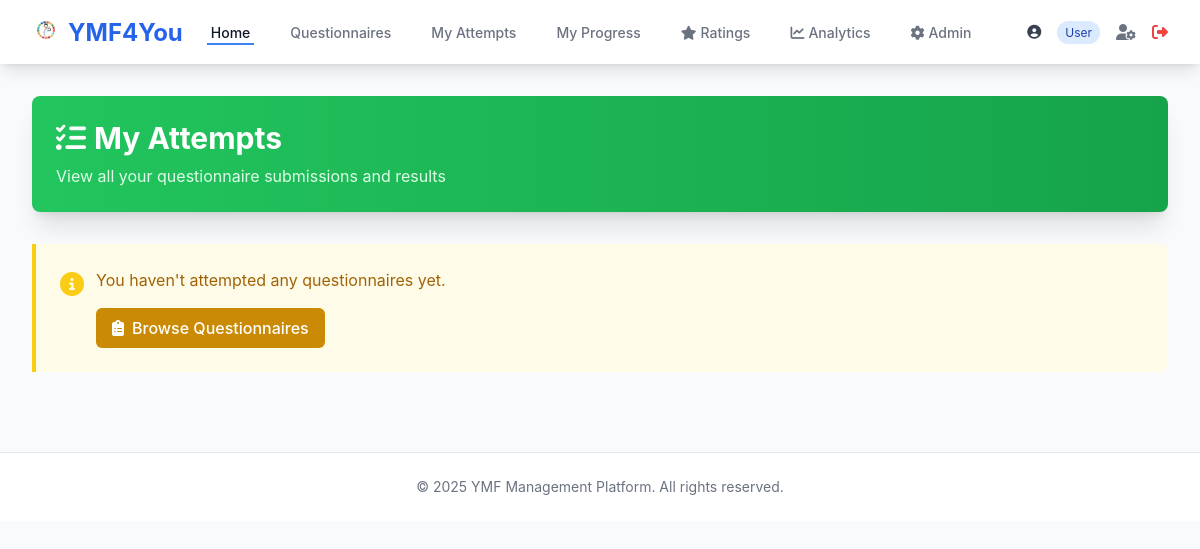
The app's page /questionnaires/my-attempts/ (signed in), older data.
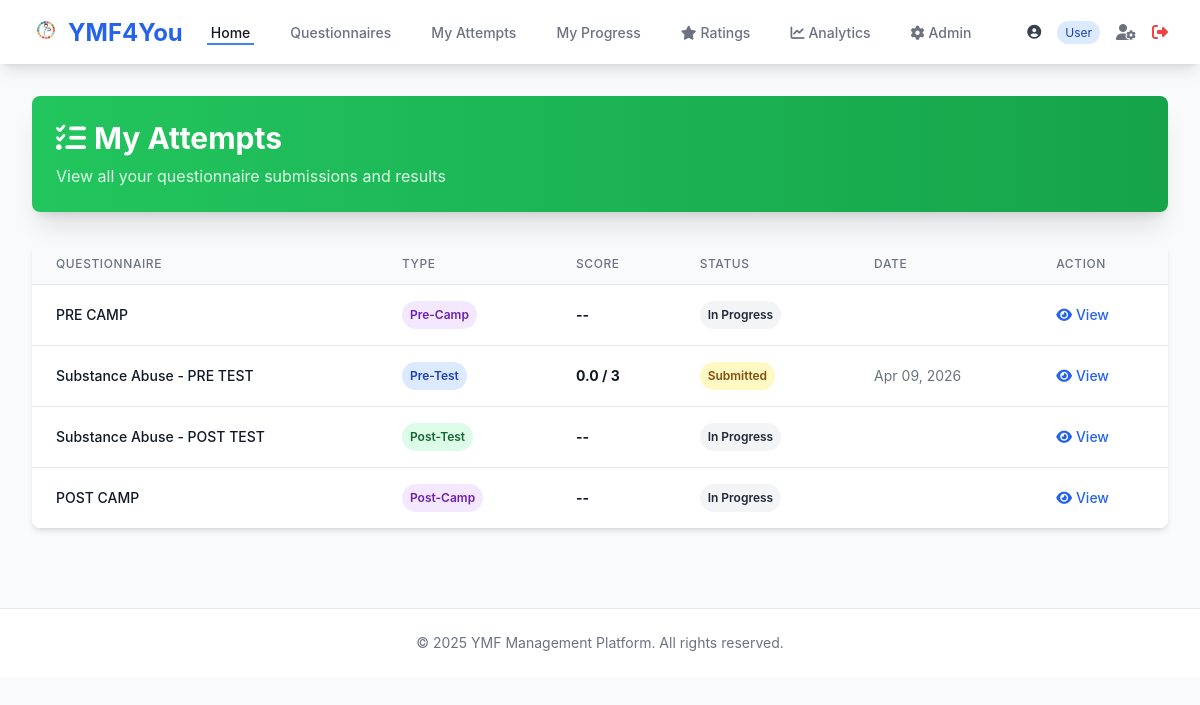
The same page, newer data.
### accounts/models.py (models this page shows, shortened)
class User(AbstractUser):
    ROLE_CHOICES = [
        ('USER', 'User'),
        ('VOLUNTEER', 'Volunteer'),
        ('ADMIN', 'Admin'),
    ]
    role = models.CharField(max_length=10, choices=ROLE_CHOICES, default='USER')
    first_name = models.CharField(max_length=150)
    last_name = models.CharField(max_length=150)
    email = models.EmailField(unique=True)
    phone = models.CharField(max_length=15, blank=True, null=True)
    profile_pic = models.ImageField(upload_to='profile_pics/', blank=True, null=True)
    created_at = models.DateTimeField(auto_now_add=True)
    updated_at = models.DateTimeField(auto_now=True)
    class Meta:
        ordering = ['-created_at']
    def is_admin_role(self):
        return self.role == 'ADMIN' or self.is_superuser
    def is_volunteer_role(self):
        return self.role == 'VOLUNTEER' or self.is_admin_role()

### questionnaires/models.py (models this page shows, shortened)
class UserQuestionnaireAttempt(models.Model):
    STATUS_CHOICES = [
        ('IN_PROGRESS', 'In Progress'),
        ('SUBMITTED', 'Submitted'),
        ('RATED', 'Rated'),
    ]
    user = models.ForeignKey(settings.AUTH_USER_MODEL, on_delete=models.CASCADE, related_name='questionnaire_attempts')
    questionnaire = models.ForeignKey(Questionnaire, on_delete=models.CASCADE, related_name='attempts')
    status = models.CharField(max_length=20, choices=STATUS_CHOICES, default='IN_PROGRESS')
    started_at = models.DateTimeField(auto_now_add=True)
    submitted_at = models.DateTimeField(null=True, blank=True)
    time_taken_minutes = models.IntegerField(null=True, blank=True)
    score = models.FloatField(null=True, blank=True)
    total_marks = models.IntegerField(default=0)
    class Meta:
        ordering = ['-started_at']

class Questionnaire(models.Model):
    TEST_TYPE_CHOICES = [
        ('PRE', 'Pre-Test'),
        ('POST', 'Post-Test'),
        ('PRE_CAMP', 'Pre-Camp'),
        ('POST_CAMP', 'Post-Camp'),
        ('INTERCAMP', 'Intercamp'),
    ]
    title = models.CharField(max_length=300)
    description = models.TextField(blank=True)
    test_type = models.CharField(max_length=20, choices=TEST_TYPE_CHOICES)
    session = models.ForeignKey(Session, on_delete=models.CASCADE, null=True, blank=True, related_name='questionnaires')
    intercamp_activity = models.ForeignKey(IntercampActivity, on_delete=models.CASCADE, null=True, blank=True, related_name='questionnaires')
    batch = models.ForeignKey(Batch, on_delete=models.CASCADE, null=True, blank=True, related_name='questionnaires')
    time_limit_minutes = models.IntegerField(null=True, blank=True, help_text='Leave blank for no time limit')
    is_active = models.BooleanField(default=False)
    is_published = models.BooleanField(default=False)
    allow_multiple_attempts = models.BooleanField(default=False)
    open_date = models.DateTimeField(null=True, blank=True)
    close_date = models.DateTimeField(null=True, blank=True)
    created_by = models.ForeignKey(settings.AUTH_USER_MODEL, on_delete=models.SET_NULL, null=True)
    created_at = models.DateTimeField(auto_now_add=True)
    updated_at = models.DateTimeField(auto_now=True)
    class Meta:
        ordering = ['-created_at']

### questionnaires/views.py (the view)
# urls.py: path('my-attempts/', views.my_attempts, name='my_attempts'),
@login_required
def my_attempts(request):
    attempts = UserQuestionnaireAttempt.objects.filter(
        user=request.user
    ).select_related('questionnaire').order_by('-started_at')
    context = {'attempts': attempts}
    return render(request, 'questionnaires/my_attempts.html', context)

### questionnaires/templates/questionnaires/my_attempts.html (shortened to what this page needs)
{% extends 'base.html' %}
{% block content %}
<div class="max-w-6xl mx-auto">
    <div class="bg-gradient-to-r from-green-500 to-green-600 rounded-lg shadow-xl p-6 mb-8 text-white">
        <h1 class="text-3xl font-bold mb-2">
            <i class="fas fa-tasks mr-2"></i>My Attempts
        </h1>
        <p class="text-green-100">View all your questionnaire submissions and results</p>
    </div>
    {% if attempts %}
    <div class="bg-white rounded-lg shadow-md overflow-hidden">
        <table class="min-w-full divide-y divide-gray-200">
            <thead class="bg-gray-50">
                <tr>
                    <th class="px-6 py-3 text-left text-xs font-medium text-gray-500 uppercase tracking-wider">Questionnaire</th>
                    <th class="px-6 py-3 text-left text-xs font-medium text-gray-500 uppercase tracking-wider">Type</th>
                    <th class="px-6 py-3 text-left text-xs font-medium text-gray-500 uppercase tracking-wider">Score</th>
                    <th class="px-6 py-3 text-left text-xs font-medium text-gray-500 uppercase tracking-wider">Status</th>
                    <th class="px-6 py-3 text-left text-xs font-medium text-gray-500 uppercase tracking-wider">Date</th>
                    <th class="px-6 py-3 text-left text-xs font-medium text-gray-500 uppercase tracking-wider">Action</th>
                </tr>
            </thead>
            <tbody class="bg-white divide-y divide-gray-200">
                {% for attempt in attempts %}
                <tr class="hover:bg-gray-50">
                    <td class="px-6 py-4 whitespace-nowrap">
                        <div class="text-sm font-medium text-gray-900">{{ attempt.questionnaire.title }}</div>
                    </td>
                    <td class="px-6 py-4 whitespace-nowrap">
                        <span class="px-2 py-1 inline-flex text-xs leading-5 font-semibold rounded-full
                            {% if attempt.questionnaire.test_type == 'PRE' %}bg-blue-100 text-blue-800
                            {% elif attempt.questionnaire.test_type == 'POST' %}bg-green-100 text-green-800
                            {% else %}bg-purple-100 text-purple-800{% endif %}">
                            {{ attempt.questionnaire.get_test_type_display }}
                        </span>
                    </td>
                    <td class="px-6 py-4 whitespace-nowrap">
                        <div class="text-sm font-bold text-gray-900">
                            {% if attempt.score != None %}
                            {{ attempt.score }} / {{ attempt.total_marks }}
                            {% else %}
                            --
                            {% endif %}
                        </div>
                    </td>
                    <td class="px-6 py-4 whitespace-nowrap">
                        <span class="px-2 py-1 inline-flex text-xs leading-5 font-semibold rounded-full
                            {% if attempt.status == 'SUBMITTED' %}bg-yellow-100 text-yellow-800
                            {% elif attempt.status == 'RATED' %}bg-green-100 text-green-800
                            {% else %}bg-gray-100 text-gray-800{% endif %}">
                            {{ attempt.get_status_display }}
                        </span>
                    </td>
                    <td class="px-6 py-4 whitespace-nowrap text-sm text-gray-500">
                        {{ attempt.submitted_at|date:"M d, Y" }}
                    </td>
                    <td class="px-6 py-4 whitespace-nowrap text-sm font-medium">
                        <a href="{% url 'questionnaires:view_results' attempt.id %}" class="text-blue-600 hover:text-blue-900">
                            <i class="fas fa-eye mr-1"></i>View
                        </a>
                    </td>
                </tr>
                {% endfor %}
            </tbody>
        </table>
    </div>
    {% else %}
    <div class="bg-yellow-50 border-l-4 border-yellow-400 p-6 rounded-r-lg">
        <div class="flex">
            <div class="flex-shrink-0">
                <i class="fas fa-info-circle text-yellow-400 text-2xl"></i>
            </div>
            <div class="ml-3">
                <p class="text-yellow-700">You haven't attempted any questionnaires yet.</p>
                <div class="mt-4">
                    <a href="{% url 'questionnaires:questionnaire_list' %}" class="inline-flex items-center px-4 py-2 bg-yellow-600 hover:bg-yellow-700 text-white font-medium rounded-md">
                        <i class="fas fa-clipboard-list mr-2"></i>Browse Questionnaires
                    </a>
                </div>
            </div>
        </div>
    </div>
    {% endif %}
</div>
{% endblock %}

### templates/base.html (shortened to what this page needs)
{% load static %}
<!DOCTYPE html>
<html lang="en">
<head>
    <script src="https://cdn.tailwindcss.com"></script>
    <link rel="stylesheet" href="https://cdnjs.cloudflare.com/ajax/libs/font-awesome/6.4.0/css/all.min.css">
</head>
<body class="bg-gray-50 min-h-screen">
    {% if user.is_authenticated %}
    <nav class="bg-white shadow-lg">
        <div class="max-w-7xl mx-auto px-4 sm:px-6 lg:px-8">
            <div class="flex justify-between h-16">
                <div class="flex items-center">
                    <div class="flex-shrink-0">
                        <a href="{% url 'core:homepage' %}" class="text-2xl font-bold text-blue-600">
                            <img src="{% static 'images/logo.png' %}" alt="YMF" class="inline-block w-7 h-7 mr-2" style="vertical-align:-3px; object-fit:contain;">YMF4You
                        </a>
                    </div>
                    <div class="hidden md:ml-6 md:flex md:space-x-8">
                        <a href="{% url 'core:homepage' %}" class="border-blue-500 text-gray-900 inline-flex items-center px-1 pt-1 border-b-2 text-sm font-medium">
                            Home
                        </a>
                        <a href="{% url 'questionnaires:questionnaire_list' %}" class="border-transparent text-gray-500 hover:border-gray-300 hover:text-gray-700 inline-flex items-center px-1 pt-1 border-b-2 text-sm font-medium">
                            Questionnaires
                        </a>
                        <a href="{% url 'questionnaires:my_attempts' %}" class="border-transparent text-gray-500 hover:border-gray-300 hover:text-gray-700 inline-flex items-center px-1 pt-1 border-b-2 text-sm font-medium">
                            My Attempts
                        </a>
                        <a href="{% url 'core:my_progress' %}" class="border-transparent text-gray-500 hover:border-gray-300 hover:text-gray-700 inline-flex items-center px-1 pt-1 border-b-2 text-sm font-medium">
                            My Progress
                        </a>
                        {% if user.is_volunteer_role %}
                        <a href="{% url 'ratings:pending_ratings' %}" class="border-transparent text-gray-500 hover:border-gray-300 hover:text-gray-700 inline-flex items-center px-1 pt-1 border-b-2 text-sm font-medium">
                            <i class="fas fa-star mr-1"></i> Ratings
                        </a>
                        {% endif %}
                        {% if user.is_admin_role %}
                        <a href="{% url 'analytics:dashboard' %}" class="border-transparent text-gray-500 hover:border-gray-300 hover:text-gray-700 inline-flex items-center px-1 pt-1 border-b-2 text-sm font-medium">
                            <i class="fas fa-chart-line mr-1"></i> Analytics
                        </a>
                        <a href="/admin/" class="border-transparent text-gray-500 hover:border-gray-300 hover:text-gray-700 inline-flex items-center px-1 pt-1 border-b-2 text-sm font-medium">
                            <i class="fas fa-cog mr-1"></i> Admin
                        </a>
                        {% endif %}
                    </div>
                </div>
                <div class="hidden md:ml-6 md:flex md:items-center">
                    <div class="flex items-center space-x-4">
                        <span class="text-sm text-gray-700">
                            <i class="fas fa-user-circle mr-1"></i>
                            <span class="text-xs bg-blue-100 text-blue-800 px-2 py-1 rounded-full ml-2">{{ user.get_role_display }}</span>
                        </span>
                        <a href="{% url 'accounts:profile' %}" class="text-gray-500 hover:text-gray-700">
                            <i class="fas fa-user-cog"></i>
                        </a>
                        <a href="{% url 'accounts:logout' %}" class="text-red-500 hover:text-red-700">
                            <i class="fas fa-sign-out-alt"></i>
                        </a>
                    </div>
                </div>
            </div>
        </div>
    </nav>
    {% endif %}
    <main class="max-w-7xl mx-auto px-4 sm:px-6 lg:px-8 py-8">
        {% block content %}{% endblock %}
    </main>
    <footer class="bg-white border-t border-gray-200 mt-12">
        <div class="max-w-7xl mx-auto py-6 px-4 sm:px-6 lg:px-8">
            <p class="text-center text-gray-500 text-sm">
                &copy; 2025 YMF Management Platform. All rights reserved.
            </p>
        </div>
    </footer>
</body>
</html>

### templates/base.html (style rules this page uses)
body { font-family: 'Inter', -apple-system, BlinkMacSystemFont, 'Segoe UI', Roboto, sans-serif; }

Row changes from the older to the newer data that the page shows:
added UserQuestionnaireAttempt: questionnaire "PRE CAMP", questionnaire.test_type "Pre-Camp", status "In Progress"
added UserQuestionnaireAttempt: questionnaire "Substance Abuse - PRE TEST", questionnaire.test_type "Pre-Test", score "0.0", total_marks "3", status "Submitted", submitted_at "Apr 09, 2026"
added UserQuestionnaireAttempt: questionnaire "Substance Abuse - POST TEST", questionnaire.test_type "Post-Test", status "In Progress"
added UserQuestionnaireAttempt: questionnaire "POST CAMP", questionnaire.test_type "Post-Camp", status "In Progress"
Text that changed along with them:
text no longer shown: "You haven't attempted any questionnaires yet. Browse Questionnaires"
text now shown: "QUESTIONNAIRE TYPE SCORE STATUS DATE ACTION"
